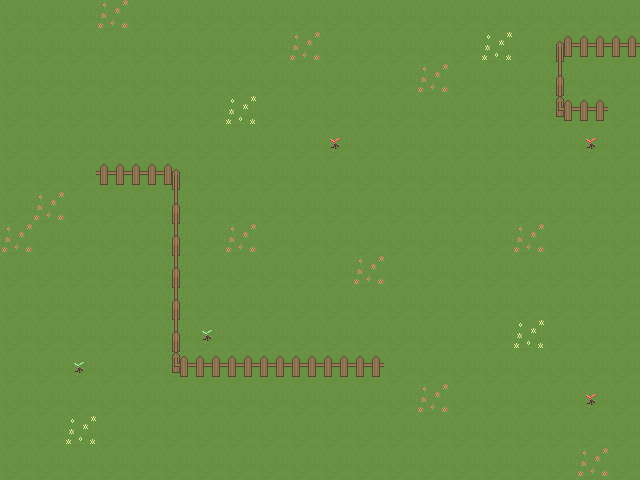

Tiled map render using the project's own tile images. Description and the whole map definition, tile-layer contents included, below:
An orthogonal 20x15 tile map with 32x32 px tiles, 1 tile layer (world).

<map version="1.0" orientation="orthogonal" renderorder="right-down" width="20" height="15" tilewidth="32" tileheight="32" nextobjectid="7">
 <tileset firstgid="1" name="tileset" tilewidth="32" tileheight="32" tilecount="192">
  <image source="tileset.png" width="384" height="512" />
 </tileset>
 <layer name="world" width="20" height="15">
  <data encoding="csv">
13,13,13,15,13,13,13,13,13,13,13,13,13,13,13,13,13,13,13,13,
13,13,13,13,13,13,13,13,13,15,13,13,13,13,13,14,13,63,61,61,
13,13,13,13,13,13,13,13,13,13,13,13,13,15,13,13,13,62,13,13,
13,13,13,13,13,13,13,14,13,13,13,13,13,13,13,13,13,65,61,13,
13,13,13,13,13,13,13,13,13,13,18,13,13,13,13,13,13,13,18,13,
13,13,13,61,61,64,13,13,13,13,13,13,13,13,13,13,13,13,13,13,
13,15,13,13,13,62,13,13,13,13,13,13,13,13,13,13,13,13,13,13,
15,13,13,13,13,62,13,15,13,13,13,13,13,13,13,13,15,13,13,13,
13,13,13,13,13,62,13,13,13,13,13,15,13,13,13,13,13,13,13,13,
13,13,13,13,13,62,13,13,13,13,13,13,13,13,13,13,13,13,13,13,
13,13,13,13,13,62,17,13,13,13,13,13,13,13,13,13,14,13,13,13,
13,13,17,13,13,65,61,61,61,61,61,61,13,13,13,13,13,13,13,13,
13,13,13,13,13,13,13,13,13,13,13,13,13,15,13,13,13,13,18,13,
13,13,14,13,13,13,13,13,13,13,13,13,13,13,13,13,13,13,13,13,
13,13,13,13,13,13,13,13,13,13,13,13,13,13,13,13,13,13,15,13
</data>
 </layer>
</map>
